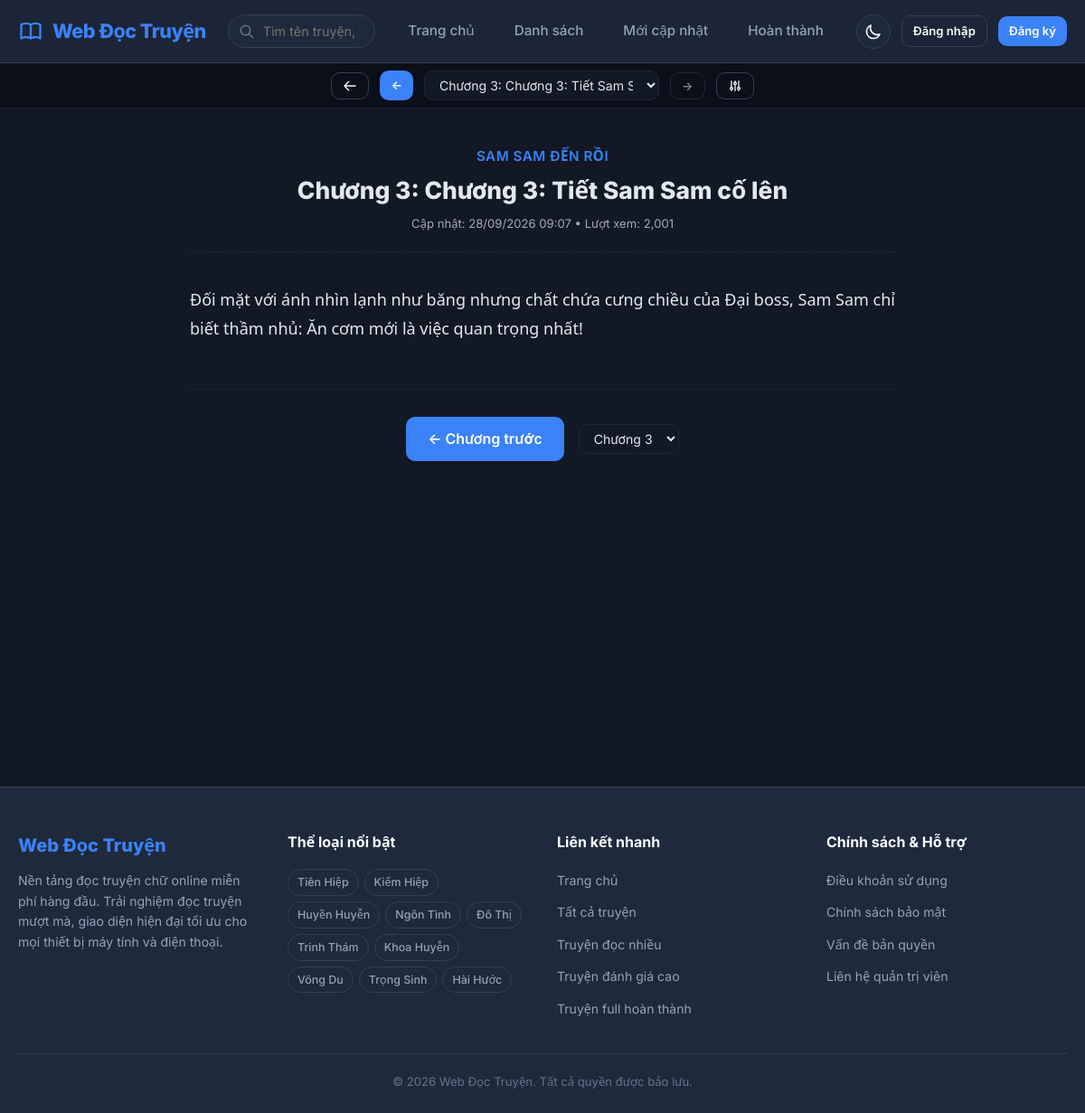
The app's page /stories/sam-sam-den-roi/chapter/chuong-3-tiet-sam-sam-co-len with its own data.
### tables this page shows
CREATE TABLE IF NOT EXISTS `chapters` (
    `id` INT AUTO_INCREMENT PRIMARY KEY,
    `story_id` INT NOT NULL,
    `chapter_number` FLOAT NOT NULL,
    `title` VARCHAR(255) NOT NULL,
    `slug` VARCHAR(280) NOT NULL,
    `content` LONGTEXT NOT NULL,
    `views_count` INT UNSIGNED DEFAULT 0,
    `status` ENUM('published', 'draft') DEFAULT 'published',
    `created_at` TIMESTAMP DEFAULT CURRENT_TIMESTAMP,
    `updated_at` TIMESTAMP DEFAULT CURRENT_TIMESTAMP ON UPDATE CURRENT_TIMESTAMP,
    UNIQUE KEY `uk_story_chapter_num` (`story_id`, `chapter_number`),
    UNIQUE KEY `uk_story_chapter_slug` (`story_id`, `slug`),
    CONSTRAINT `fk_chapters_story` FOREIGN KEY (`story_id`) REFERENCES `stories`(`id`) ON DELETE CASCADE,
    INDEX `idx_chapter_order` (`story_id`, `chapter_number`)
);

CREATE TABLE IF NOT EXISTS `stories` (
    `id` INT AUTO_INCREMENT PRIMARY KEY,
    `author_id` INT NULL,
    `title` VARCHAR(255) NOT NULL,
    `slug` VARCHAR(280) NOT NULL UNIQUE,
    `description` LONGTEXT NOT NULL,
    `cover_image` VARCHAR(255) DEFAULT 'default-cover.jpg',
    `status` ENUM('updating', 'completed', 'paused') DEFAULT 'updating',
    `views_count` INT UNSIGNED DEFAULT 0,
    `rating_avg` DECIMAL(3, 2) DEFAULT 0.00,
    `rating_count` INT UNSIGNED DEFAULT 0,
    `created_at` TIMESTAMP DEFAULT CURRENT_TIMESTAMP,
    `updated_at` TIMESTAMP DEFAULT CURRENT_TIMESTAMP ON UPDATE CURRENT_TIMESTAMP,
    CONSTRAINT `fk_stories_author` FOREIGN KEY (`author_id`) REFERENCES `authors`(`id`) ON DELETE SET NULL,
    INDEX `idx_stories_views` (`views_count`),
    INDEX `idx_stories_rating` (`rating_avg`),
    INDEX `idx_stories_status` (`status`),
    INDEX `idx_stories_updated` (`updated_at`)
);

CREATE TABLE IF NOT EXISTS `categories` (
    `id` INT AUTO_INCREMENT PRIMARY KEY,
    `name` VARCHAR(100) NOT NULL UNIQUE,
    `slug` VARCHAR(120) NOT NULL UNIQUE,
    `description` TEXT NULL,
    `created_at` TIMESTAMP DEFAULT CURRENT_TIMESTAMP
);

### public/views/reader.php (the view, shortened to what the rows shown need)
<?php
$storySlug = $storySlug ?? ($_GET['storySlug'] ?? '');
$chapterSlug = $chapterSlug ?? ($_GET['chapterSlug'] ?? '');
$chapterModel = new Chapter();
$chapter = $chapterModel->getChapterForReading($storySlug, $chapterSlug);
require_once __DIR__ . '/layouts/header.php';
?>
<div class="reader-page">
    <div class="reader-controls-bar">
        <a href="<?= APP_URL ?>/stories/<?= $chapter['story_slug'] ?>" class="btn btn-sm btn-outline" title="Về trang giới thiệu truyện">
            <svg style="width:16px;height:16px;" fill="none" viewBox="0 0 24 24" stroke="currentColor">
                <path stroke-linecap="round" stroke-linejoin="round" stroke-width="2" d="M10 19l-7-7m0 0l7-7m-7 7h18" />
            </svg>
        </a>
        <?php if ($chapter['prev']): ?>
            <a id="prev-chapter-btn" href="<?= APP_URL ?>/stories/<?= $chapter['story_slug'] ?>/chapter/<?= $chapter['prev']['slug'] ?>" class="btn btn-sm btn-primary" title="Phím tắt: Mũi tên trái">
                &larr; <span style="display:none; @media(min-width:640px){display:inline;}">Chương trước</span>
            </a>
        <?php else: ?>
            <button class="btn btn-sm btn-outline" disabled style="opacity:0.5; cursor:not-allowed;">&larr;</button>
        <?php endif; ?>
        <select class="chapter-select">
            <?php foreach ($chapter['all_chapters'] as $ch): ?>
                <option value="<?= APP_URL ?>/stories/<?= $chapter['story_slug'] ?>/chapter/<?= $ch['slug'] ?>" <?= ((int)$ch['id'] === (int)$chapter['id']) ? 'selected' : '' ?>>
                    Chương <?= $ch['chapter_number'] ?>: <?= htmlspecialchars($ch['title']) ?>
                </option>
            <?php endforeach; ?>
        </select>
        <?php if ($chapter['next']): ?>
            <a id="next-chapter-btn" href="<?= APP_URL ?>/stories/<?= $chapter['story_slug'] ?>/chapter/<?= $chapter['next']['slug'] ?>" class="btn btn-sm btn-primary" title="Phím tắt: Mũi tên phải">
                <span style="display:none; @media(min-width:640px){display:inline;}">Chương sau</span> &rarr;
            </a>
        <?php else: ?>
            <button class="btn btn-sm btn-outline" disabled style="opacity:0.5; cursor:not-allowed;">&rarr;</button>
        <?php endif; ?>
        <button id="reader-settings-toggle" class="btn btn-sm btn-outline" title="Tùy chỉnh đọc">
            <svg style="width:16px;height:16px;" fill="none" viewBox="0 0 24 24" stroke="currentColor">
                <path stroke-linecap="round" stroke-linejoin="round" stroke-width="2" d="M12 6V4m0 2a2 2 0 100 4m0-4a2 2 0 110 4m-6 8a2 2 0 100-4m0 4a2 2 0 110-4m0 4v2m0-6V4m6 6v10m6-2a2 2 0 100-4m0 4a2 2 0 110-4m0 4v2m0-6V4" />
            </svg>
        </button>
    </div>
    <main class="reader-container reader-width-medium">
        <header class="reader-chapter-title-heading">
            <a href="<?= APP_URL ?>/stories/<?= $chapter['story_slug'] ?>" style="font-size:0.95rem; font-weight:600; color:var(--primary); text-transform:uppercase; letter-spacing:0.5px; display:inline-block; margin-bottom:8px;">
                <?= htmlspecialchars($chapter['story_title']) ?>
            </a>
            <h1>Chương <?= $chapter['chapter_number'] ?>: <?= htmlspecialchars($chapter['title']) ?></h1>
            <div class="reader-meta">
                Cập nhật: <?= date('d/m/Y H:i', strtotime($chapter['created_at'])) ?> &bull; Lượt xem: <?= number_format($chapter['views_count'] + 1) ?>
            </div>
        </header>
        <article class="reader-content font-sans-serif" style="font-size: 18px; line-height: 1.8;">
            <?= $chapter['content'] ?>
        </article>
        <div class="reader-footer-nav">
            <?php if ($chapter['prev']): ?>
                <a href="<?= APP_URL ?>/stories/<?= $chapter['story_slug'] ?>/chapter/<?= $chapter['prev']['slug'] ?>" class="btn btn-primary btn-lg">
                    &larr; Chương trước
                </a>
            <?php endif; ?>
            <select class="chapter-select" style="max-width:200px;">
                <?php foreach ($chapter['all_chapters'] as $ch): ?>
                    <option value="<?= APP_URL ?>/stories/<?= $chapter['story_slug'] ?>/chapter/<?= $ch['slug'] ?>" <?= ((int)$ch['id'] === (int)$chapter['id']) ? 'selected' : '' ?>>
                        Chương <?= $ch['chapter_number'] ?>
                    </option>
                <?php endforeach; ?>
            </select>
        </div>
    </main>
</div>
<?php require_once __DIR__ . '/layouts/footer.php'; ?>

### app/core/Router.php (shortened to what the rows shown need)
<?php
class Router {
    private array $routes = [];
    private function addRoute(string $method, string $path, array|callable|string $handler): void {
        $pattern = preg_replace('/\/:([^\/]+)/', '/(?P<$1>[^/]+)', $path);
        $pattern = '#^' . $pattern . '$#';
        $this->routes[] = [
            'method'  => $method,
            'path'    => $path,
            'pattern' => $pattern,
            'handler' => $handler
        ];
    }
    public function dispatch(): void {
        $uri = parse_url($_SERVER['REQUEST_URI'], PHP_URL_PATH);
        $method = $_SERVER['REQUEST_METHOD'] ?? 'GET';
        if (defined('APP_URL')) {
            $appPath = parse_url(APP_URL, PHP_URL_PATH);
            if (!empty($appPath) && $appPath !== '/' && stripos($uri, $appPath) === 0) {
                $uri = substr($uri, strlen($appPath));
            }
        }
        $uri = '/' . trim($uri, '/');
        foreach ($this->routes as $route) {
            if ($route['method'] !== 'ANY' && $route['method'] !== $method) {
                continue;
            }
            if (preg_match($route['pattern'], $uri, $matches)) {
                $params = [];
                foreach ($matches as $key => $value) {
                    if (is_string($key)) {
                        $params[$key] = urldecode($value);
                    }
                }
                $handler = $route['handler'];
                if (is_string($handler)) {
                    extract($params);
                    $viewFile = PUBLIC_PATH . "/views/{$handler}.php";
                    if (file_exists($viewFile)) {
                        require_once $viewFile;
                        return;
                    }
                }
            }
        }
    }
}

### public/views/layouts/footer.php (shortened to what the rows shown need)
<?php
$footerCategories = (new Category())->all('id ASC');
?>
<footer class="site-footer">
    <div class="container">
        <div class="footer-grid">
            <div>
                <div class="footer-brand"><?= APP_NAME ?></div>
                <p class="footer-desc">
                    Nền tảng đọc truyện chữ online miễn phí hàng đầu. Trải nghiệm đọc truyện mượt mà, giao diện hiện đại tối ưu cho mọi thiết bị máy tính và điện thoại.
                </p>
            </div>
            <div>
                <div class="footer-title">Thể loại nổi bật</div>
                <div style="display:flex; flex-wrap:wrap; gap:6px;">
                    <?php foreach (array_slice($footerCategories, 0, 10) as $cat): ?>
                        <a href="<?= APP_URL ?>/stories?category=<?= $cat['slug'] ?>" class="filter-tag" style="font-size:0.78rem; padding:4px 10px;">
                            <?= htmlspecialchars($cat['name']) ?>
                        </a>
                    <?php endforeach; ?>
                </div>
            </div>
            <div>
                <div class="footer-title">Liên kết nhanh</div>
                <ul class="footer-links">
                    <li><a href="<?= APP_URL ?>" class="footer-link">Trang chủ</a></li>
                    <li><a href="<?= APP_URL ?>/stories" class="footer-link">Tất cả truyện</a></li>
                    <li><a href="<?= APP_URL ?>/stories?sort=views" class="footer-link">Truyện đọc nhiều</a></li>
                    <li><a href="<?= APP_URL ?>/stories?sort=rating" class="footer-link">Truyện đánh giá cao</a></li>
                    <li><a href="<?= APP_URL ?>/stories?status=completed" class="footer-link">Truyện full hoàn thành</a></li>
                </ul>
            </div>
            <div>
                <div class="footer-title">Chính sách & Hỗ trợ</div>
                <ul class="footer-links">
                    <li><a href="#" class="footer-link">Điều khoản sử dụng</a></li>
                    <li><a href="#" class="footer-link">Chính sách bảo mật</a></li>
                    <li><a href="#" class="footer-link">Vấn đề bản quyền</a></li>
                    <li><a href="#" class="footer-link">Liên hệ quản trị viên</a></li>
                </ul>
            </div>
        </div>
        <div class="footer-bottom">
            <p>&copy; <?= date('Y') ?> <?= APP_NAME ?>. Tất cả quyền được bảo lưu.</p>
        </div>
    </div>
</footer>
</body>
</html>

### records on screen
chapters: story.title "SAM SAM ĐẾN RỒI", chapter_number "3", title "Chương 3: Tiết Sam Sam cố lên", created_at "28/09/2026 09:07", $chapter['views_count'] + 1 "2,001", content "Đối mặt với ánh nhìn lạnh như băng nhưng chất chứa cưng chiều của Đại boss, Sam Sam chỉ biết thầm nhủ: Ăn cơm mới là việc quan trọng nhất!"
categories: name "Tiên Hiệp"
categories: name "Kiếm Hiệp"
categories: name "Huyền Huyễn"
categories: name "Ngôn Tình"
categories: name "Đô Thị"
categories: name "Trinh Thám"
categories: name "Khoa Huyễn"
categories: name "Võng Du"
categories: name "Trọng Sinh"
categories: name "Hài Hước"
